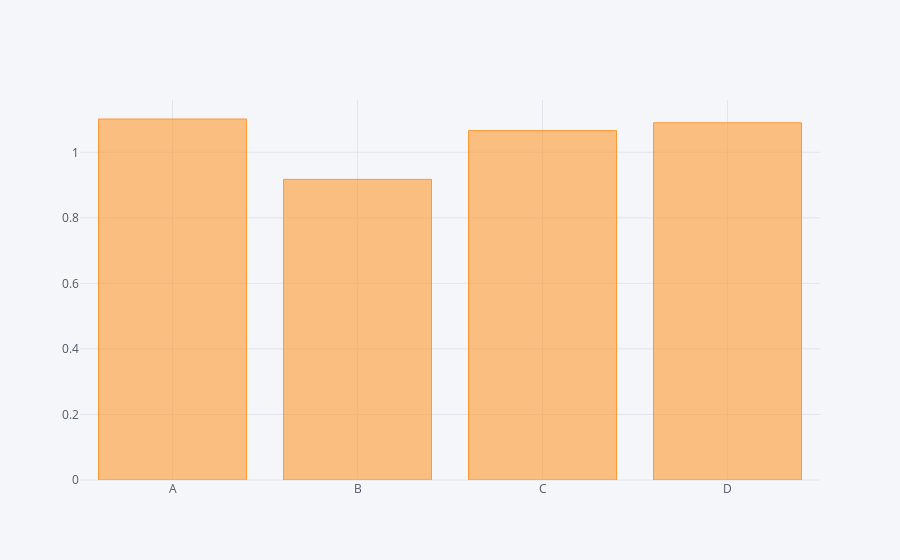

This figure's notebook cell:
### Code cell
df.std().iplot(kind='bar')

### Figure 1 — Plotly figure (JSON) as saved in the notebook; plotly's stock layout.template omitted (floating-point values rounded to 4 significant figures)
{"data": [{"marker": {"color": "rgba(255, 153, 51, 0.6)", "line": {"color": "rgba(255, 153, 51, 1.0)", "width": 1}}, "name": "None", "orientation": "v", "text": "", "type": "bar", "uid": "b9fa0018-6320-4cc3-89cb-f655bf6d20a0", "x": ["A", "B", "C", "D"], "y": [1.102, 0.9174, 1.066, 1.09]}], "layout": {"legend": {"bgcolor": "#F5F6F9", "font": {"color": "#4D5663"}}, "paper_bgcolor": "#F5F6F9", "plot_bgcolor": "#F5F6F9", "title": {"font": {"color": "#4D5663"}}, "xaxis": {"gridcolor": "#E1E5ED", "showgrid": true, "tickfont": {"color": "#4D5663"}, "title": {"font": {"color": "#4D5663"}, "text": ""}, "zerolinecolor": "#E1E5ED"}, "yaxis": {"gridcolor": "#E1E5ED", "showgrid": true, "tickfont": {"color": "#4D5663"}, "title": {"font": {"color": "#4D5663"}, "text": ""}, "zerolinecolor": "#E1E5ED"}}}
